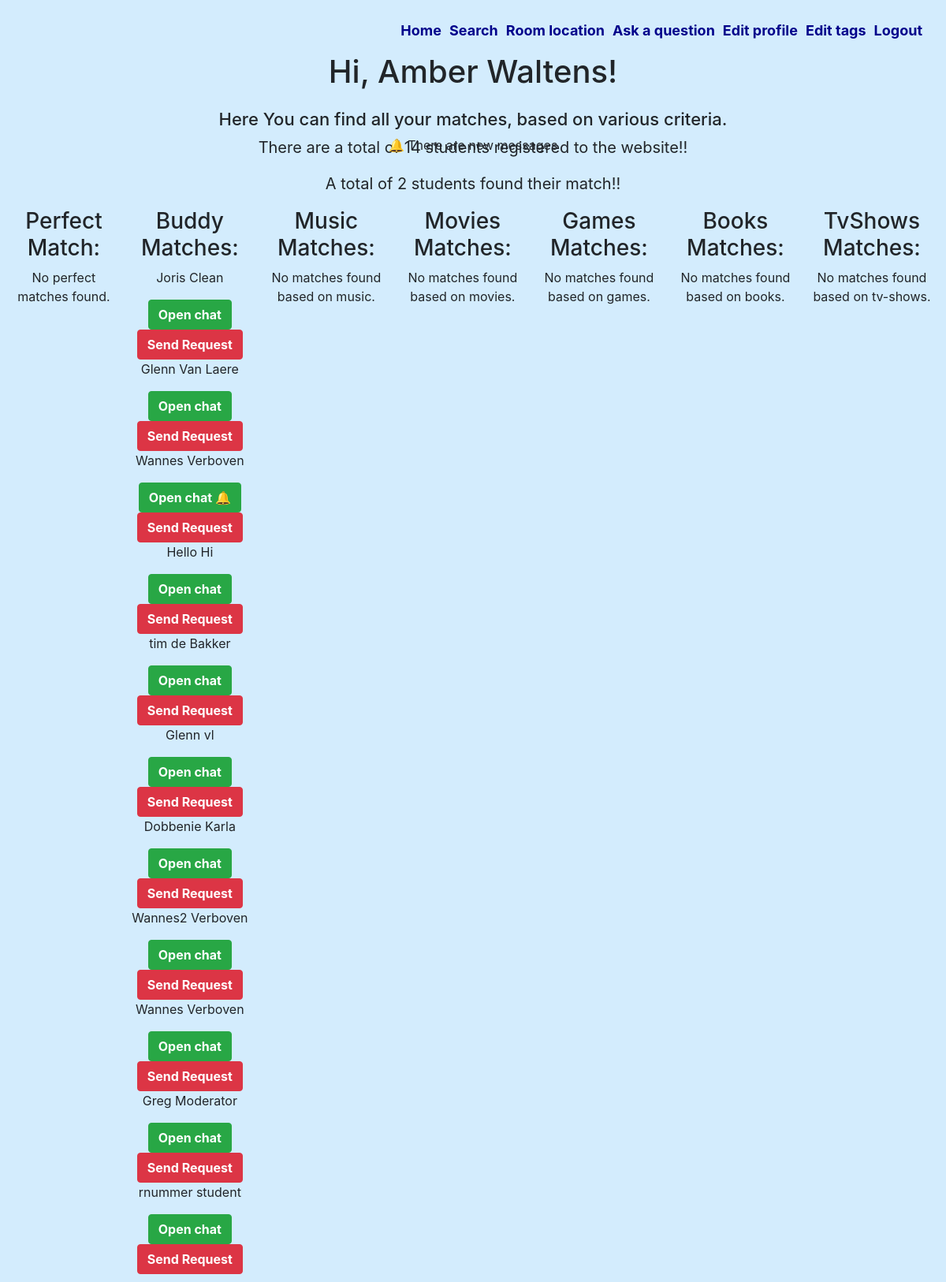
Screenshot of /match.php (signed in) with the database file from the repository.
### tables this page shows
CREATE TABLE `users` (
  `id` int(11) NOT NULL,
  `email` varchar(300) NOT NULL,
  `firstName` varchar(300) NOT NULL,
  `lastName` varchar(300) NOT NULL,
  `password` varchar(300) NOT NULL,
  `moderator` int(1) NOT NULL,
  `music` varchar(300) NOT NULL DEFAULT 'Make a choice',
  `movies` varchar(300) NOT NULL DEFAULT 'Make a choice',
  `games` varchar(300) NOT NULL DEFAULT 'Make a choice',
  `tvShows` varchar(300) NOT NULL DEFAULT 'Make a choice',
  `books` varchar(300) NOT NULL DEFAULT 'Make a choice',
  `buddy` varchar(300) NOT NULL DEFAULT 'Make a choice',
  `buddyId` int(11) NOT NULL,
  `description` varchar(300) NOT NULL,
  `avatar` varchar(300) NOT NULL
);

### classes/User.php (called while the page is built, shortened)
<?php
    class User {
        private $buddyId;
        public function setUserId()
        {
            try {
                $conn = Db::getConnection();
                $statement = $conn->prepare("SELECT id FROM users WHERE email = :email");
                $statement->bindValue(":email", $_SESSION['user']);
                $statement->execute();
                return $this;
            } catch (\Throwable $th) {
                $error = $th->getMessage();
            }
        }
        public function getBuddyId()
        {
                return $this->buddyId;
        }
        public function setBuddyId($buddyId)
        {
            $this->buddyId = $buddyId;
            return $this;
        }
        public static function getAll(){
            $conn = DB::getConnection();
            $statement = $conn->prepare("select * from users");
            $statement->execute();
            $users = $statement->fetchAll(PDO::FETCH_ASSOC);
            return $users;
        }
        public function findCurrentUser($email){
            $conn = Db::getConnection();
            $statement = $conn->prepare("SELECT * FROM users where email = :email");
            $statement->bindValue(":email", $email);
            $statement->execute();
            $result = $statement->fetch(PDO::FETCH_ASSOC);
            return $result;
        }
        public function findPerfectMatch($info){
            $conn = Db::getConnection();
            $statement = $conn->prepare("SELECT * FROM users WHERE email != :email && buddy != :buddy && music = :music && movies = :movies && games = :games && books = :books && tvShows = :tvShows");
            $statement->bindValue(":email", $info["email"]);
            $statement->bindValue(":buddy", $info["buddy"]);
            $statement->bindValue(":music", $info["music"]);
            $statement->bindValue(":movies", $info["movies"]);
            $statement->bindValue(":games", $info["games"]);
            $statement->bindValue(":books", $info["books"]);
            $statement->bindValue(":tvShows", $info["tvShows"]);
            $statement->execute();
            $perfectMatch = $statement->fetchAll(PDO::FETCH_ASSOC);
            return $perfectMatch;
        }
        public function findBuddyMatch($info){
            $conn = Db::getConnection();
            $statement = $conn->prepare("SELECT * FROM users WHERE email != :email && buddy != :buddy");
            $statement->bindValue(":email", $info["email"]);
            $statement->bindValue(":buddy", $info["buddy"]);
            $statement->execute();
            $buddyMatch = $statement->fetchAll(PDO::FETCH_ASSOC);
            return $buddyMatch;
        }
        public function findMusicMatch($info){
            $conn = Db::getConnection();
            $statement = $conn->prepare("SELECT * FROM users WHERE email != :email && buddy != :buddy && music = :music");
            $statement->bindValue(":email", $info["email"]);
            $statement->bindValue(":buddy", $info["buddy"]);
            $statement->bindValue(":music", $info["music"]);
            $statement->execute();
            $musicMatch = $statement->fetchAll(PDO::FETCH_ASSOC);
            return $musicMatch;
        }
        public function findMoviesMatch($info){
            $conn = Db::getConnection();
            $statement = $conn->prepare("SELECT * FROM users WHERE email != :email && buddy != :buddy && movies = :movies");
            $statement->bindValue(":email", $info["email"]);
            $statement->bindValue(":buddy", $info["buddy"]);
            $statement->bindValue(":movies", $info["movies"]);
            $statement->execute();
            $moviesMatch = $statement->fetchAll(PDO::FETCH_ASSOC);
            return $moviesMatch;
        }
        public function findGamesMatch($info){
            $conn = Db::getConnection();
            $statement = $conn->prepare("SELECT * FROM users WHERE email != :email && buddy != :buddy && games = :games");
            $statement->bindValue(":email", $info["email"]);
            $statement->bindValue(":buddy", $info["buddy"]);
            $statement->bindValue(":games", $info["games"]);
            $statement->execute();
            $gamesMatch = $statement->fetchAll(PDO::FETCH_ASSOC);
            return $gamesMatch;
        }
        public function findBooksMatch($info){
            $conn = Db::getConnection();
            $statement = $conn->prepare("SELECT * FROM users WHERE email != :email && buddy != :buddy && books = :books");
            $statement->bindValue(":email", $info["email"]);
            $statement->bindValue(":buddy", $info["buddy"]);
            $statement->bindValue(":books", $info["books"]);
            $statement->execute();
            $booksMatch = $statement->fetchAll(PDO::FETCH_ASSOC);
            return $booksMatch;
        }
        public function findTvShowsMatch($info){
            $conn = Db::getConnection();
            $statement = $conn->prepare("SELECT * FROM users WHERE email != :email && buddy != :buddy && tvShows = :tvShows");
            $statement->bindValue(":email", $info["email"]);
            $statement->bindValue(":buddy", $info["buddy"]);
            $statement->bindValue(":tvShows", $info["tvShows"]);
            $statement->execute();
            $tvShowsMatch = $statement->fetchAll(PDO::FETCH_ASSOC);
            return $tvShowsMatch;
        }
        public function hasBuddy($id) {
            try {
                $conn = Db::getConnection();
                $statement = $conn->prepare("SELECT id, buddyId FROM users WHERE email = :email AND buddyId = :buddyId");
                $statement->bindValue(":email", $_SESSION['user']);
                $statement->bindValue(":buddyId", $id);
                $statement->execute();
                $buddy = $statement->fetch(PDO::FETCH_ASSOC);
                return $buddy;
            } catch (\Throwable $th) {
                $error = $th->getMessage();
            }
        }
        public function sentRequest($userId, $id) {
            try {
                $conn = Db::getConnection();
                $statement = $conn->prepare("SELECT sender, receiver FROM requests WHERE sender = :sender AND receiver = :receiver AND active = 1");
                $statement->bindValue(":sender", $userId);
                $statement->bindValue(":receiver", $id);
                $statement->execute();
                $request = $statement->fetch(PDO::FETCH_ASSOC);
                return $request;
            } catch (\Throwable $th) {
                $error = $th->getMessage();
            }
        }
        public function receivedRequest($userId, $id) {
            try {
                $conn = Db::getConnection();
                $statement = $conn->prepare("SELECT sender, receiver FROM requests WHERE sender = :sender AND receiver = :receiver AND active = 1");
                $statement->bindValue(":sender", $id);
                $statement->bindValue(":receiver", $userId);
                $statement->execute();
                $request = $statement->fetch(PDO::FETCH_ASSOC);
                return $request;
            } catch (\Throwable $th) {
                $error = $th->getMessage();
            }
        }
        public function messageRead($receiver) {
            $conn = Db::getConnection();
            $statement = $conn->prepare("SELECT * FROM chat WHERE receiver = :receiver AND `read` = 0");
            $statement->bindValue(":receiver", $receiver);
            $statement->execute();
            return $statement->fetchAll(PDO::FETCH_ASSOC);
        }
        public function messageSenders($receiver, $sender) {
            $conn = Db::getConnection();
            $statement = $conn->prepare("SELECT receiver FROM chat WHERE receiver = :receiver AND `read` = 0 AND sender = :sender");
            $statement->bindValue(":receiver", $receiver);
            $statement->bindValue(":sender", $sender);
            $statement->execute();
            return $statement->fetch(PDO::FETCH_ASSOC);
        }
        public static function getNumberAccept(){
            $conn = DB::getConnection();
            $statement = $conn->prepare("SELECT * FROM `users` WHERE `buddyId` != 0");
            $statement->execute();
            $users = $statement->fetchAll(PDO::FETCH_ASSOC);
            return $users;
        }
    }

### match.php (the view, shortened to what this page needs)
<?php
include_once(__DIR__."/classes/User.php");
 if( isset($_SESSION['user']) ) {
   $email = $_SESSION['user'];
   $person = new User;
   $info = $person->findCurrentUser($email);
   $perfectMatch = $person->findPerfectMatch($info);
   $buddyMatch = $person->findBuddyMatch($info);
   $musicMatch = $person->findMusicMatch($info);
   $moviesMatch = $person->findMoviesMatch($info);
   $gamesMatch = $person->findGamesMatch($info);
   $booksMatch = $person->findBooksMatch($info);
   $tvShowsMatch = $person->findTvShowsMatch($info);
   $person->setUserId();
   $userId = $person->getUserId();
   $messageRead = $person->messageRead($userId);
   $register = $person->getAll();
   $totalRegister = count($register);
   $numberAccept = $person->getNumberAccept();
   $totalAccept = count($numberAccept);
    }else {
    header("Location: login.php");
    }
?>
<!DOCTYPE html>
<html lang="en">
<head>
    <link rel="stylesheet" href="https://stackpath.bootstrapcdn.com/bootstrap/4.4.1/css/bootstrap.min.css">
    <link rel="stylesheet" href="css/style.css" />
</head>
<body class="parent">
<div class="navdiv">
    <?php include("includes/nav.inc.php") ?>
</div>
<div class="welcome">
    <?php  echo '<h1> Hi, '.$info['firstName'].'  '. $info['lastName'].'!</h1>'; ?>
    <h2>Here You can find all your matches, based on various criteria.</h2>
</div>
<div class="stats">
    <p><?php echo "There are a total of " . $totalRegister . " students registered to the website!!" ?></p>
    <p><?php echo "A total of " . $totalAccept . " students found their match!!" ?></p>
</div>
<div class="msg">
    <?php if ($messageRead): ?>
    <p>🔔 There are new messages</p>
    <?php endif; ?>
</div>
    <div class="pm">
        <h3>Perfect Match:</h3>
        <?php if(!$perfectMatch){ echo '<p>No perfect matches found.</p>'; } ?>
    </div>
    <div class="bm">
        <h3>Buddy Matches:</h3>
        <?php foreach ($buddyMatch as $bm): ?>
        <p><?php echo $bm['firstName'] . " " . $bm['lastName']; ?></p>
        <?php $person->setBuddyId($bm['id']); ?>
        <?php include("includes/buddyRequestButtons.inc.php") ?>
        <?php endforeach; ?>
    </div>
    <div class="mum">
        <h3>Music Matches:</h3>
        <?php if(!$musicMatch){ echo '<p>No matches found based on music.</p>'; } ?>
    </div>
    <div class="mom">
        <h3>Movies Matches:</h3>
        <?php if(!$moviesMatch){ echo '<p>No matches found based on movies.</p>'; } ?>
    </div>
    <div class="gm">
        <h3>Games Matches:</h3>
        <?php if(!$gamesMatch){ echo '<p>No matches found based on games.</p>'; } ?>
    </div>
    <div class="bom">
        <h3>Books Matches:</h3>
        <?php if(!$booksMatch){ echo '<p>No matches found based on books.</p>'; } ?>
    </div>
    <div class="tm">
        <h3>TvShows Matches:</h3>
        <?php if(!$tvShowsMatch){ echo '<p>No matches found based on tv-shows.</p>'; } ?>
    </div>
</body>
</html>

### includes/nav.inc.php
<nav class="mainnav">
    <a href="match.php">Home</a>
    <a href="search.php">Search</a>
    <a href="room.php">Room location</a>
    <a href="faq.php">Ask a question</a>
    <a href="profile.php">Edit profile</a>
    <a href="tags.php">Edit tags</a>
    <a href="logout.php">Logout</a>
</nav>

### includes/buddyRequestButtons.inc.php (shortened to what this page needs)
<div>
    <a href="chat.php?messageid=<?php echo $person->getBuddyId(); ?>" class="btn btn-success">Open chat<?php if ($person->messageSenders($person->getUserId(), $person->getBuddyId())) { echo " 🔔";}?></a>
    <?php if ($person->hasBuddy($person->getBuddyId())): ?>
    <a href="#" id="btnRemoveBuddy" data-buddy="<?php echo $person->getBuddyId(); ?>" class="btn btn-danger">Remove buddy</a>
    <?php elseif ($person->sentRequest($userId, $person->getBuddyId())): ?>
    <a href="#"  id="btnCancelRequest" class="btn btn-danger">Cancel Request</a>
    <?php elseif ($person->receivedRequest($userId, $person->getBuddyId())): ?>
    <a href="#" id="btnIgnoreRequest" data-buddy="<?php echo $person->getBuddyId(); ?>" class="btn btn-danger">Ignore</a>
    <a href="#" id="btnAcceptRequest" data-buddy="<?php echo $person->getBuddyId(); ?>" class="btn btn-info">Accept</a>
    <textarea id="textIgnoreRequest" class="form-control" rows="4" placeholder="Reason"></textarea>
    <?php else: ?>
    <a href="#" id="btnSendRequest" data-buddy="<?php echo $person->getBuddyId(); ?>" class="btn btn-danger">Send Request</a>
    <?php endif; ?>
</div>

### css/style.css (style rules this page uses)
body { background-color: #D3ECFD; padding: 10px; }
.mainnav { display: flex; justify-content: space-evenly; }
a { text-decoration: none; display: block; }
.mainnav a { padding: 5px; align-items: flex-end; text-decoration: none; color: darkblue; }
nav { padding: 10px 15px; font-size: 18px; font-weight: bolder; }
h1 { text-align: center; margin-top: -20px; padding-top: 20px; }
h2 { font-size: 22px; padding-top: 15px; }
.btn { font-weight: bold; }
.parent { display: grid; grid-template-columns: 1fr; grid-template-rows: repeat(11, auto(50px)); grid-column-gap: 0px; grid-row-gap: 10px; }
.parent .navdiv { grid-row: 1/1; padding: 0; margin: 0; text-align: center; }
.parent .welcome { grid-row: 2/ 2 ; width: auto; margin: 0; padding: 0; text-align: center; }
.parent .stats { grid-row: 3/ 3; padding: 0; margin: 0; text-align: center; font-size: 20px; }
.parent .msg { grid-row: 4/ 4; padding: 0; margin: 0; text-align: center; }
.parent .pm { grid-row: 5/ 5; padding: 0; margin: 0; text-align: center; }
.parent .bm { grid-row: 6/ 6; height: auto; padding: 0; margin: 0; text-align: center; }
.parent .mum { grid-row: 7/ 7; height: auto; padding: 0; margin: 0; text-align: center; }
.parent .mom { grid-row: 8/ 8; height: auto; padding: 0; margin: 0; text-align: center; }
.parent .gm { grid-row: 9 /9; height: auto; padding: 0; margin: 0; text-align: center; }
.parent .bom { grid-row: 10/ 10; height: auto; padding: 0; margin: 0; text-align: center; }
.parent .tm { grid-row: 11/ 11; height: auto; padding: 0; margin: 0; text-align: center; }
@media (min-width: 800px) { .mainnav { justify-content: flex-end; } }
@media (min-width: 950px) { .parent { display: grid; grid-template-columns: repeat(7, auto); grid-template-rows: repeat(4, auto(75px)); grid-column-gap: 5px; grid-row-gap: 0px; } }
@media (min-width: 950px) { .parent .navdiv { grid-row: 1/ 2; grid-column: 1 /8; } }
@media (min-width: 950px) { .parent .welcome { grid-row: 2/ 3; grid-column: 1/ 8; } }
@media (min-width: 950px) { .parent .stats { grid-row:3 /4; grid-column: 1/ 8; } }
@media (min-width: 950px) { .parent .msg { grid-row: 3/ 4; grid-column: 1/ 8; } }
@media (min-width: 950px) { .parent .pm { grid-row: 4/ 5; grid-column: 1 /2; } }
@media (min-width: 950px) { .parent .bm { grid-row: 4/ 5; grid-column: 2 /3; } }
@media (min-width: 950px) { .parent .mum { grid-row: 4 /5; grid-column: 3 /4; } }
@media (min-width: 950px) { .parent .mom { grid-row: 4/ 5; grid-column: 4 /5; } }
@media (min-width: 950px) { .parent .gm { grid-row: 4 /5; grid-column: 5 /6; } }
@media (min-width: 950px) { .parent .bom { grid-row: 4 /5; grid-column: 6 /7; } }
@media (min-width: 950px) { .parent .tm { grid-row: 4 /5; grid-column: 7 /7; } }

### rows the page displays
users: firstName "Amber", lastName "Waltens"
users: firstName "Joris", lastName "Clean"
users: firstName "Glenn", lastName "Van Laere"
users: firstName "Wannes", lastName "Verboven"
users: firstName "Hello", lastName "Hi"
users: firstName "tim", lastName "de Bakker"
users: firstName "Glenn", lastName "vl"
users: firstName "Dobbenie", lastName "Karla"
users: firstName "Wannes2", lastName "Verboven"
users: firstName "Wannes", lastName "Verboven"
users: firstName "Greg", lastName "Moderator"
users: firstName "rnummer", lastName "student"

### other values shown
$totalRegister "14"
$totalAccept "2"
